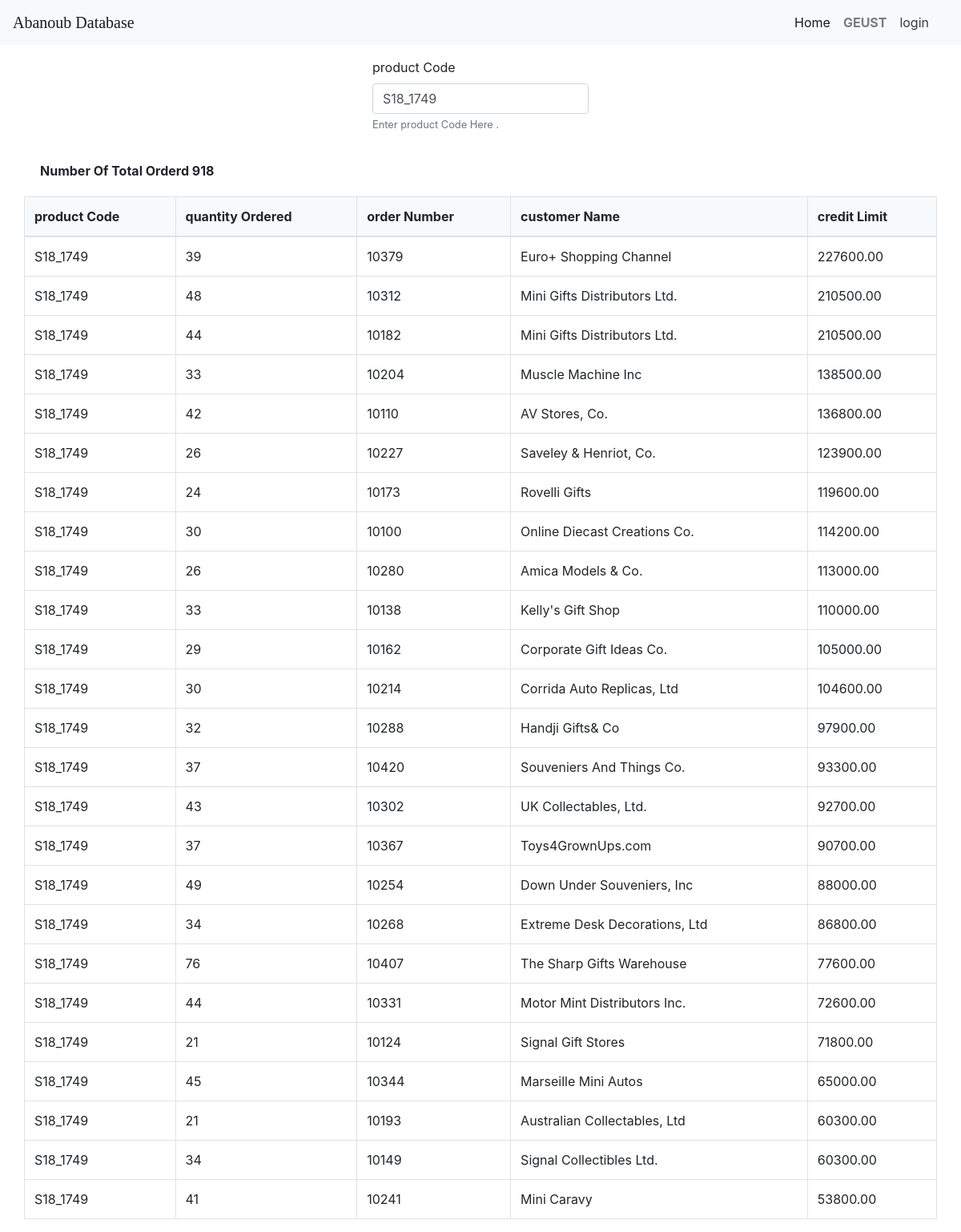
The app's page /productCodeD.php?code=S18_1749 with its own data.
### tables this page shows
CREATE TABLE `orderdetails` (
  `orderNumber` int(11) NOT NULL,
  `productCode` varchar(15) NOT NULL,
  `quantityOrdered` int(11) NOT NULL,
  `priceEach` decimal(10,2) NOT NULL,
  `orderLineNumber` smallint(6) NOT NULL
);

CREATE TABLE `orders` (
  `orderNumber` int(11) NOT NULL,
  `orderDate` date NOT NULL,
  `requiredDate` date NOT NULL,
  `shippedDate` date DEFAULT NULL,
  `status` varchar(15) NOT NULL,
  `comments` text DEFAULT NULL,
  `customerNumber` int(11) NOT NULL
);

CREATE TABLE `customers` (
  `customerNumber` int(11) NOT NULL,
  `customerName` varchar(50) NOT NULL,
  `contactLastName` varchar(50) NOT NULL,
  `contactFirstName` varchar(50) NOT NULL,
  `phone` varchar(50) NOT NULL,
  `addressLine1` varchar(50) NOT NULL,
  `addressLine2` varchar(50) DEFAULT NULL,
  `city` varchar(50) NOT NULL,
  `state` varchar(50) DEFAULT NULL,
  `postalCode` varchar(15) DEFAULT NULL,
  `country` varchar(50) NOT NULL,
  `salesRepEmployeeNumber` int(11) DEFAULT NULL,
  `creditLimit` decimal(10,2) DEFAULT NULL,
  `email` varchar(50) DEFAULT NULL,
  `PASSWORD` int(11) DEFAULT NULL
);

### productCodeD.php (the view, shortened to what this page needs)
  <?php
 include("header.php");
 include("conData.php");
 ?>
  <div class="container w-25 mt-3">
      <form id="fusionSearchForm" action="<?php echo $_SERVER["PHP_SELF"];?>" method="get">
      <div class="form-group">
        <label for="name">product Code</label>
        <input type="text" class="form-control" id="name" name="code" placeholder="Enter Customer Name"
        value="<?php echo ( (isset($_GET["code"]))? $_GET["code"]: "") ?>" >
        <small id="idHelp" class="form-text text-muted">Enter product Code Here .</small>
      </div>
    </form>
  </div>
  <?php
if (isset($_GET['code'])){
$sql2 = "SELECT sum(orderdetails.quantityOrdered) as sum
 FROM ((orderdetails JOIN orders on orders.orderNumber=orderdetails.orderNumber)
  JOIN customers on orders.customerNumber= customers.customerNumber)
  WHERE productCode= '$_GET[code]'
   ORDER BY customers.creditLimit DESC  ";
$result2 = $conn->query($sql2);
 if ($result2->num_rows > 0) {
    while($row2 = $result2->fetch_assoc()) {
?>
  <div class="container card-body text-capitalize font-weight-bolder">
      number of total orderd <?php echo $row2['sum'] ?>
  </div>
<?php
     }
    }
  }
?>
  <table class="container table table-bordered table-hover">
    <thead class="bg-light">
        <tr>
            <th>product Code </th>
            <th>quantity Ordered </th>
            <th>order Number </th>
            <th>customer Name </th>
            <th>credit Limit </th>
        </tr>
    </thead>
    <tbody>
  <?php
  if (isset($_GET['code'])){
$sql = "SELECT orderdetails.productCode , orderdetails.quantityOrdered , orders.orderNumber,
customers.customerName ,customers.creditLimit
 FROM ((orderdetails JOIN orders on orders.orderNumber=orderdetails.orderNumber)
  JOIN customers on orders.customerNumber= customers.customerNumber)
  WHERE productCode= '$_GET[code]'
   ORDER BY customers.creditLimit DESC  ";
$result = $conn->query($sql);
 if ($result->num_rows > 0) {
    while($row = $result->fetch_assoc()) {
?>
           <tr>
            <td scope="row"><?php echo $row['productCode']?></td>
            <td scope="row"><?php echo $row['quantityOrdered']?></td>
            <td scope="row"><?php echo $row['orderNumber']?></td>
            <td scope="row"><?php echo $row['customerName']?></td>
            <td scope="row"><?php echo $row['creditLimit']?></td>
          </tr>
<?php
    }
  } else {
    echo " <h4 class='alert-danger container p-4'>0 results</h4>  ";
  }
}
  ?>
  </tbody>
</table>
 <?php
 include("footer.php");
?>

### records on screen
orderdetails: productCode "S18_1749", quantityOrdered "39", orderNumber.orderNumber "10379", customers.customerName "Euro+ Shopping Channel", customers.creditLimit "227600.00"
orderdetails: productCode "S18_1749", quantityOrdered "48", orderNumber.orderNumber "10312", customers.customerName "Mini Gifts Distributors Ltd.", customers.creditLimit "210500.00"
orders: orderdetails.productCode "S18_1749", orderdetails.quantityOrdered "44", orderNumber "10182", customerNumber.customerName "Mini Gifts Distributors Ltd.", customerNumber.creditLimit "210500.00"
orders: orderdetails.productCode "S18_1749", orderdetails.quantityOrdered "33", orderNumber "10204", customerNumber.customerName "Muscle Machine Inc", customerNumber.creditLimit "138500.00"
orderdetails: productCode "S18_1749", quantityOrdered "42", orderNumber.orderNumber "10110", customers.customerName "AV Stores, Co.", customers.creditLimit "136800.00"
orders: orderdetails.productCode "S18_1749", orderdetails.quantityOrdered "26", orderNumber "10227", customerNumber.customerName "Saveley & Henriot, Co.", customerNumber.creditLimit "123900.00"
orderdetails: productCode "S18_1749", quantityOrdered "24", orderNumber.orderNumber "10173", customers.customerName "Rovelli Gifts", customers.creditLimit "119600.00"
orders: orderdetails.productCode "S18_1749", orderdetails.quantityOrdered "30", orderNumber "10100", customerNumber.customerName "Online Diecast Creations Co.", customerNumber.creditLimit "114200.00"
orders: orderdetails.productCode "S18_1749", orderdetails.quantityOrdered "26", orderNumber "10280", customerNumber.customerName "Amica Models & Co.", customerNumber.creditLimit "113000.00"
orders: orderdetails.productCode "S18_1749", orderdetails.quantityOrdered "33", orderNumber "10138", customerNumber.customerName "Kelly's Gift Shop", customerNumber.creditLimit "110000.00"
orderdetails: productCode "S18_1749", quantityOrdered "29", orderNumber.orderNumber "10162", customers.customerName "Corporate Gift Ideas Co.", customers.creditLimit "105000.00"
orders: orderdetails.productCode "S18_1749", orderdetails.quantityOrdered "30", orderNumber "10214", customerNumber.customerName "Corrida Auto Replicas, Ltd", customerNumber.creditLimit "104600.00"
orderdetails: productCode "S18_1749", quantityOrdered "32", orderNumber.orderNumber "10288", customers.customerName "Handji Gifts& Co", customers.creditLimit "97900.00"
orders: orderdetails.productCode "S18_1749", orderdetails.quantityOrdered "37", orderNumber "10420", customerNumber.customerName "Souveniers And Things Co.", customerNumber.creditLimit "93300.00"
orderdetails: productCode "S18_1749", quantityOrdered "43", orderNumber.orderNumber "10302", customers.customerName "UK Collectables, Ltd.", customers.creditLimit "92700.00"
orders: orderdetails.productCode "S18_1749", orderdetails.quantityOrdered "37", orderNumber "10367", customerNumber.customerName "Toys4GrownUps.com", customerNumber.creditLimit "90700.00"
orderdetails: productCode "S18_1749", quantityOrdered "49", orderNumber.orderNumber "10254", customers.customerName "Down Under Souveniers, Inc", customers.creditLimit "88000.00"
orders: orderdetails.productCode "S18_1749", orderdetails.quantityOrdered "34", orderNumber "10268", customerNumber.customerName "Extreme Desk Decorations, Ltd", customerNumber.creditLimit "86800.00"
orderdetails: productCode "S18_1749", quantityOrdered "76", orderNumber.orderNumber "10407", customers.customerName "The Sharp Gifts Warehouse", customers.creditLimit "77600.00"
orders: orderdetails.productCode "S18_1749", orderdetails.quantityOrdered "44", orderNumber "10331", customerNumber.customerName "Motor Mint Distributors Inc.", customerNumber.creditLimit "72600.00"
orders: orderdetails.productCode "S18_1749", orderdetails.quantityOrdered "21", orderNumber "10124", customerNumber.customerName "Signal Gift Stores", customerNumber.creditLimit "71800.00"
orderdetails: productCode "S18_1749", quantityOrdered "45", orderNumber.orderNumber "10344", customers.customerName "Marseille Mini Autos", customers.creditLimit "65000.00"
orders: orderdetails.productCode "S18_1749", orderdetails.quantityOrdered "21", orderNumber "10193", customerNumber.customerName "Australian Collectables, Ltd", customerNumber.creditLimit "60300.00"
orders: orderdetails.productCode "S18_1749", orderdetails.quantityOrdered "34", orderNumber "10149", customerNumber.customerName "Signal Collectibles Ltd.", customerNumber.creditLimit "60300.00"
orderdetails: productCode "S18_1749", quantityOrdered "41", orderNumber.orderNumber "10241", customers.customerName "Mini Caravy", customers.creditLimit "53800.00"

### other values on screen
$row2['sum'] "918"
